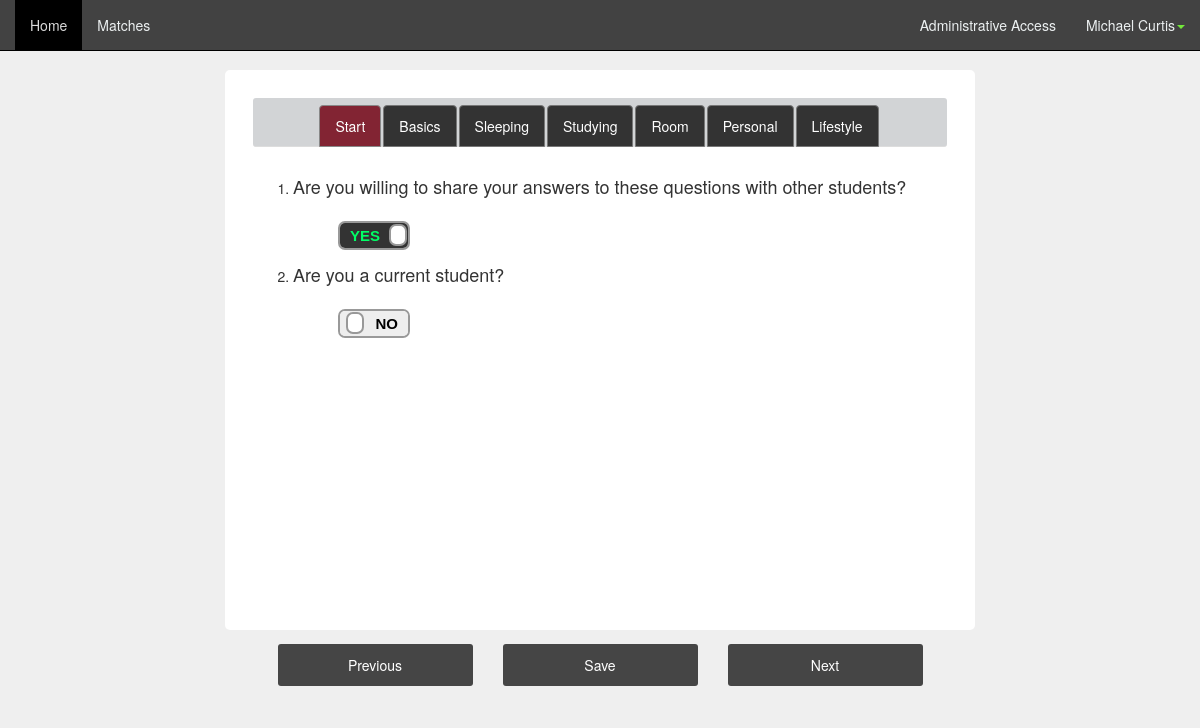
The app's page /index.php (signed in) with its own data.
### tables this page shows
CREATE TABLE `user` (
`id` int(11) NOT NULL,
  `picture` varchar(50) NOT NULL,
  `password` varchar(64) NOT NULL,
  `first_name` varchar(20) NOT NULL,
  `last_name` varchar(30) NOT NULL,
  `account_type` varchar(20) NOT NULL,
  `email` varchar(50) NOT NULL,
  `facebook` varchar(50) NOT NULL DEFAULT 'https://www.facebook.com/yourusername',
  `public` tinyint(4) NOT NULL DEFAULT '1',
  `gender` int(11) NOT NULL COMMENT '0 = female 1 = male',
  `status` smallint(6) NOT NULL COMMENT '0 = new student, 1 = current student'
);

CREATE TABLE `tabs` (
`id` int(11) NOT NULL,
  `name` varchar(30) NOT NULL
);

CREATE TABLE `public_question` (
`id` int(11) NOT NULL,
  `question` varchar(100) NOT NULL
);

### classes/PageChecker.php (called while the page is built)
<?php
	class PageChecker
	{
		public function isPage($page = null)
		{
			if($page)
			{
				if($page == str_replace("/", "", $_SERVER['PHP_SELF']))
				{
					return true;
				}
			}
			return false;
		}
	}
?>

### classes/DB.php (called while the page is built, shortened)
<?php
class DB
{
	private static $_instance = null;
	private $_pdo,
	 		$_query,
	 		$_error = false,
	  		$_results,
	  		$_count = 0;
	private function __construct()
	{
		try
		{
			$this->_pdo = new PDO('mysql:host=' . Config::get('mysql/host') . ';dbname='. Config::get('mysql/db'), Config::get('mysql/username'), Config::get('mysql/password'));
		}
		catch(PDOException $e)
		{
			die($e->getMessage());
		}
	}
	public static function getInstance()
	{
		if(!isset(self::$_instance))
		{
			self::$_instance = new DB();
		}
		return self::$_instance;
	}
	public function query($sql, $params = array())
	{
		$this->_error = false;
		if($this->_query = $this->_pdo->prepare($sql))
		{
			$x = 1;
			if(count($params))
			{
				foreach($params as $param)
				{
					$this->_query->bindValue($x,$param);
					$x++;
				}
			}
			if($this->_query->execute())
			{
				$this->_results = $this->_query->fetchAll(PDO::FETCH_OBJ);
				$this->_count = $this->_query->rowCount();
			}
			else
			{
				$this->_error = true;
			}
		}
		return $this;
	}
	public function action($action, $table, $where = array())
	{
		if(count($where) === 3)
		{
			$operators = array('=','>','<','>=','<=');
			$field = $where[0];
			$operator = $where[1];
			$value = $where[2];
			if(in_array($operator, $operators))
			{
				$sql = "{$action} FROM {$table} WHERE {$field} {$operator} ?";
				if(!$this->query($sql, array($value))->error())
				{
					return $this;
				}
			}
		}
		return false;
	}
	public function get($table, $where)
	{
		return $this->action('SELECT *', $table, $where);
	}
	public function results()
	{
		return $this->_results;
	}
	public function error()
	{
		return $this->_error;
	}
	public function count()
	{
		return $this->_count;
	}
	public function first()
	{
		return $this->results()[0];
	}
}
?>

### classes/Config.php (called while the page is built)
<?php
class Config
{
	public static function get($path = null)
	{
		if($path)
		{
			$config = $GLOBALS['config'];
			$path = explode('/', $path);
			foreach($path as $bit)
			{
				if(isset($config[$bit]))
				{
					$config = $config[$bit];
				}
			}
			return $config;
		}
	}
}
?>

### classes/User.php (called while the page is built, shortened)
<?php
class User
{
	private $_db, $_data, $_sessionName, $_isLoggedIn, $_cookieName;
	public function __construct($user = null)
	{
		$this->_db = DB::getInstance();
		$this->_sessionName = Config::get('session/session_name');
		if(!$user)
		{
			if(Session::exists($this->_sessionName))
			{
				$user = Session::get($this->_sessionName);
				if($this->find($user))
				{
					$this->first_name = $this->data()->first_name;
					$this->last_name = $this->data()->last_name;
					$this->account_type = $this->data()->account_type;
				}
			}
		}
		else
		{
			$this->find($user);
		}
	}
	public function find($user = null)
	{
		if($user)
		{
			$field = (is_numeric($user)) ? 'id': 'username';
			$data = $this->_db->get('user', array($field, '=', $user));
			if($data->count())
			{
				$this->_data = $data->first();
				return true;
			}
		}
	}
	public function data()
	{
		return $this->_data;
	}
}
?>

### classes/Session.php (called while the page is built, shortened)
<?php
class Session
{
	public static function exists($name)
	{
		return (isset($_SESSION[$name])) ? true : false;
	}
	public static function get($name)
	{
		return $_SESSION[$name];
	}
}
?>

### functions/sanitize.php (called while the page is built, shortened)
<?php
function escapeName($string)
{
	return htmlentities($string, ENT_COMPAT, 'UTF-8');
}
?>

### functions/tabs_questions.php (the view, shortened to what this page needs)
<?php
function getTabsWithQuestions()
{
	$db = DB::getInstance();
    $public_question = $db->query("SELECT * FROM public_question");
    $public_question = $public_question->first();
    echo '<div role="tabpanel" class="tab-pane fade in active"';
    echo 'id="start">';
    echo '<br><form method="post" name="start_question_form" action=""><ol>';
    echo '<li><h4>'.escapeName($public_question->question).'</h4>';
    echo '<div class="container-fluid"><div class="col-md-12 answerInput">';
    echo '<div class="col-md-6">
              <div class="onoffswitch">
                <input type="hidden" name="Q_'.$public_question->id.'" value="0">
                <input type="checkbox" name="Q_'.$public_question->id.'"
                 value="1" class="onoffswitch-checkbox"
                  id="Q_'.$public_question->id.'"';
    echo             '>
                <label class="onoffswitch-label" for="Q_'.$public_question->id.'">
                    <span class="onoffswitch-inner"></span>
                    <span class="onoffswitch-switch"></span>
                </label>
              </div>
          </div></div></div></li>';
    echo '<li><h4>Are you a current student?</h4>';
    echo '<div class="container-fluid"><div class="col-md-12 answerInput">';
    echo '<div class="col-md-6">
              <div class="onoffswitch">
                <input type="hidden" name="status" value="0">
                <input type="checkbox" name="status"
                 value="1" class="onoffswitch-checkbox"
                  id="status"';
    echo             '>
                <label class="onoffswitch-label" for="status">
                    <span class="onoffswitch-inner"></span>
                    <span class="onoffswitch-switch"></span>
                </label>
              </div>
          </div></div></div></li>';
    echo'</ol></form>';
    echo '</div>';
}
function getTabs()
{
	$db = DB::getInstance();
	$tabs = $db->query("SELECT * FROM tabs");
	$tabs = $tabs->results();
    echo '<li role="presentation" class="active"><a href="#start" aria-controls="start" role="tab" data-toggle="tab">Start</a></li>';
	foreach ($tabs as $tab){
        $name = str_replace(' ', '_', $tab->name);
		echo '<li role="presentation"><a href="#'.escapeName($name).'" aria-controls="'.escapeName($name).'" role="tab" data-toggle="tab">'.escapeName(ucfirst($tab->name)).'</a></li>';
	}
}
?>

### navbar.php (shortened to what this page needs)
<?php $pageChecker = new PageChecker(); $user = new User(); ?>
<nav class="navbar navbar-default navbar-fixed-top">
  <div class="container-fluid">
    <div class="collapse navbar-collapse" id="bs-example-navbar-collapse-1">
      <ul class="nav navbar-nav">
        <li <?php echo ($pageChecker->isPage("index.php")) ? "class='active'" : ''; ?>><a href="index.php">Home</a></li>
        <li <?php echo ($pageChecker->isPage("matches.php")) ? "class='active'" : ''; ?>><a href="matches.php">Matches</a></li>
      </ul>
      <ul class="nav navbar-nav navbar-right">
        <?php
          if($user->account_type=="admin")
          {
        ?>
        <li <?php echo ($pageChecker->isPage("administrator.php")) ? "class='active'" : ''; ?>><a href="administrator.php">Administrative Access</a></li><?php } ?>
        <li class="dropdown">
          <a href="#" class="dropdown-toggle" data-toggle="dropdown" role="button" aria-expanded="false"><?php echo $user->first_name . " " . $user->last_name; ?><span class="caret neon"></span></a>
        </li>
      </ul>
    </div>
  </div>
</nav>

### css/mainLayout.css (style rules this page uses)
body { background-color: #EFEFEF; }
html, body { padding-bottom: 4em; }
.neon { color: #73E83B; }
.questionTypeNav.nav-tabs > li, .nav-pills > li { float:none; display:inline-block; *display:inline; zoom:1; }
.questionTypeNav.nav-tabs>li>a { background-color: #333333; border-color: #777777; color:#fff; }
.questionTypeNav.nav-tabs>li.active>a, .nav-tabs>li.active>a:hover, .nav-tabs>li.active>a:focus { color: #fff; background-color: #822433; border: 1px solid #888888; }

### css/navbar.css (style rules this page uses)
.navbar-default { background-color: #424242; border-color: #000000; }
.navbar-default .navbar-nav > li > a { color: #ecf0f1; }
.navbar-default .navbar-nav > .active > a, .navbar-default .navbar-nav > .active > a:hover, .navbar-default .navbar-nav > .active > a:focus { color: #dadada; background-color: #000000; }
.navbar-default .navbar-collapse, .navbar-default .navbar-form { border-color: #ecf0f1; }

### css/homePage.css (style rules this page uses)
.answerInput { margin-top: 1em; }
.onoffswitch { position: relative; width: 72px; -webkit-user-select:none; -moz-user-select:none; -ms-user-select: none; }
.onoffswitch-label { display: block; overflow: hidden; cursor: pointer; border: 2px solid #999999; border-radius: 7px; }
.onoffswitch-switch { display: block; width: 18px; margin: 3.5px; background: #FFFFFF; border: 2px solid #999999; border-radius: 7px; position: absolute; top: 0; bottom: 0; right: 43px; -moz-transition: all 0.3s ease-in 0s; -webkit-transition: all 0.3s ease-in 0s; -o-transition: all 0.3s ease-in 0s; transition: all 0.3s ease-in 0s; }
.onoffswitch-checkbox:checked + .onoffswitch-label .onoffswitch-switch { right: 0px; }

### records on screen
user: first_name "Michael", last_name "Curtis"
tabs: name "Basics"
tabs: name "Sleeping"
tabs: name "Studying"
tabs: name "Room"
tabs: name "Personal"
tabs: name "Lifestyle"
public_question: question "Are you willing to share your answers to these questions with other students?"
